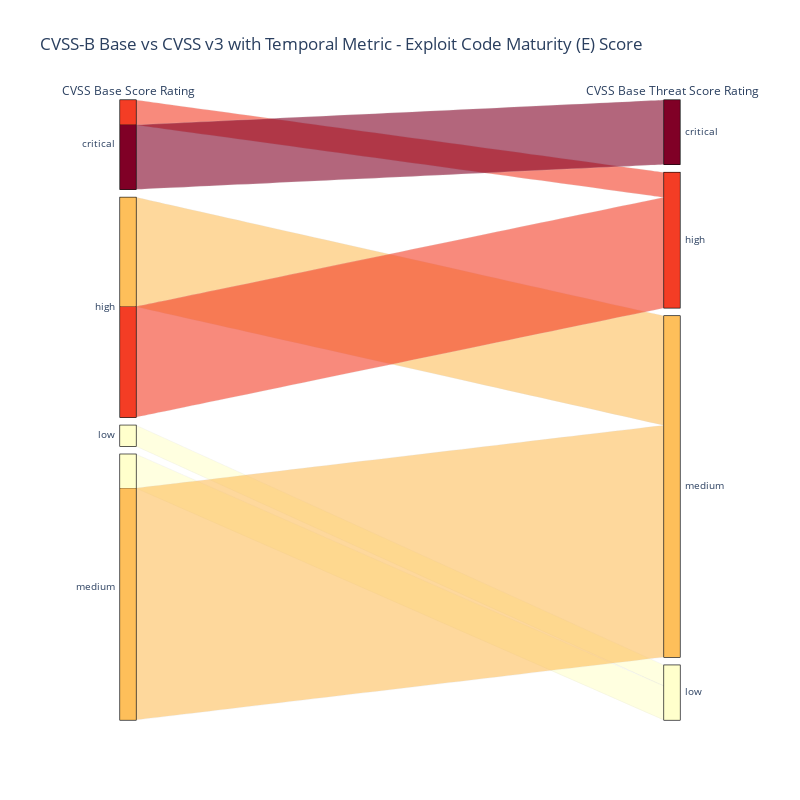

Here is the notebook cell this chart was saved with:
### Code cell
# Mapping dictionary to convert numbers back to categorical values
category_to_number = {'critical': 4, 'high': 3, 'medium': 2, 'low': 1}

cvss_bt_sankey_data['cvss_bt_score_category_color'] = cvss_bt_sankey_data['cvss-bt_score_category'].map(category_to_number)
color = cvss_bt_sankey_data['cvss_bt_score_category_color'];

colorscale = 'YlOrRd' #Yellow Orange Red
fig = go.Figure(go.Parcats(
    dimensions=[
        {'label': 'CVSS Base Score Rating', 'values': cvss_bt_sankey_data['base_score_category']},
        {'label': 'CVSS v3 with Temporal Metric - Exploit Code Maturity (E) Score', 'values': cvss_bt_sankey_data['cvss-bt_score_category']},
    ],
    line={'color': color, 'colorscale': colorscale},
    counts=cvss_bt_sankey_data['count'],
))
fig.update_layout(
    title='CVSS-B Base vs CVSS v3 with Temporal Metric - Exploit Code Maturity (E) Score',
    autosize=False,
    width=800,
    height=800,
)
fig.show()

fig.write_image("../images_out/cvss_bt_parcat.png") 

Image(filename='../images_out/cvss_bt_parcat.png') #display plot when viewing in github

### Figure 1 — Plotly figure (JSON) as saved in the notebook; plotly's stock layout.template omitted (floating-point values rounded to 4 significant figures)
{"data": [{"counts": [25970, 10049, 44585, 44072, 8440, 13686, 93475], "dimensions": [{"label": "CVSS Base Score Rating", "values": ["critical", "critical", "high", "high", "low", "medium", "medium"]}, {"label": "CVSS Base Threat Score Rating", "values": ["critical", "high", "high", "medium", "low", "low", "medium"]}], "line": {"color": [4, 3, 3, 2, 1, 1, 2], "colorscale": [[0, "rgb(255,255,204)"], [0.125, "rgb(255,237,160)"], [0.25, "rgb(254,217,118)"], [0.375, "rgb(254,178,76)"], [0.5, "rgb(253,141,60)"], [0.625, "rgb(252,78,42)"], [0.75, "rgb(227,26,28)"], [0.875, "rgb(189,0,38)"], [1, "rgb(128,0,38)"]]}, "type": "parcats"}], "layout": {"autosize": false, "height": 800, "title": {"text": "CVSS-B Base vs CVSS v3 with Temporal Metric - Exploit Code Maturity (E) Score"}, "width": 800}}
